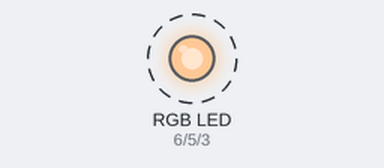
The sketch below on a simulated Arduino Uno, built with avr-gcc and run on an emulated ATmega328P. Shown: an RGB LED mixed from three pins (HIGH = lit). Dashed ring = blinking.

Above: at 0.05 s.
Timing chart, 0 to 3.0 s (numbered marks = the images above):
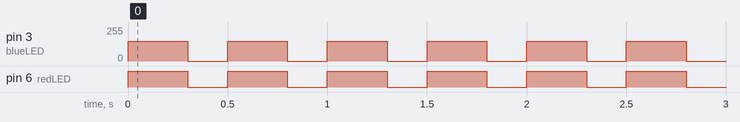

Measured:
- by itself, pin 3 (blueLED): alternates 150/255 for 0.30 s and 0/255 for 0.20 s
- by itself, pin 6 (redLED): alternates HIGH for 0.30 s and LOW for 0.20 s

The sketch:

whiteGreenBlink.ino
```cpp
// To make the LED switch between green and white we leave green on all the time
// and turn on and off red and blue at the same time (R+G+B=white)
const int blueLED = 3;
const int greenLED = 5;
const int redLED = 6;
const int GND = 2;

void setup() {
  //this tells the arduino that the pins are outputs (not analog or digital inputs)
  pinMode (GND, OUTPUT);
  pinMode (blueLED, OUTPUT);
  pinMode (greenLED, OUTPUT);
  pinMode (redLED, OUTPUT);

  //this tells the arduino what state (high or 1, low or 0) to put the pins in
  digitalWrite(GND, 0);
  analogWrite(greenLED, 200);
}

void loop() {

  analogWrite(blueLED, 150); //turns on the LED
  digitalWrite(redLED, 1);
  delay (300); // stops code at this point for a time
  digitalWrite(blueLED, 0); //turns off the LED
  digitalWrite(redLED, 0);
  delay (200); // stops code at this point for a time
}
```
